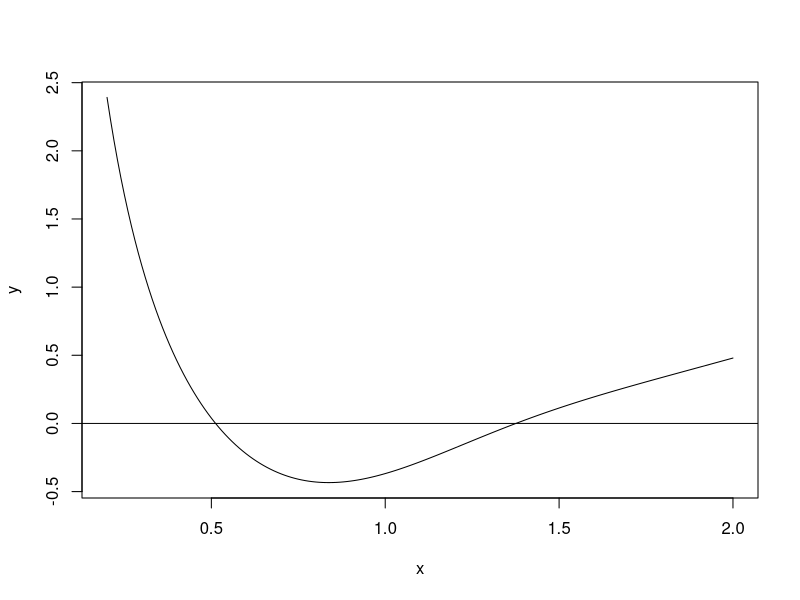

Recreate this plot in R.
y.fun<-function (x)
{
y<-(log(x))^2-x*exp(-x^3)
}
root.fun<- function ()
{      x<-seq(0.2,2,0.01)
         y<-y.fun(x)
         win.graph()
         plot(x,y,type="l")
         abline(h=0)
         r1 <- uniroot(y.fun,lower=0.2,upper=1)$root
         r2 <- uniroot(y.fun,lower=1,upper=2)$root
         cat("Roots : ", round(r1,4), "  ", round(r2,4),"\n")
}
 root.fun()
